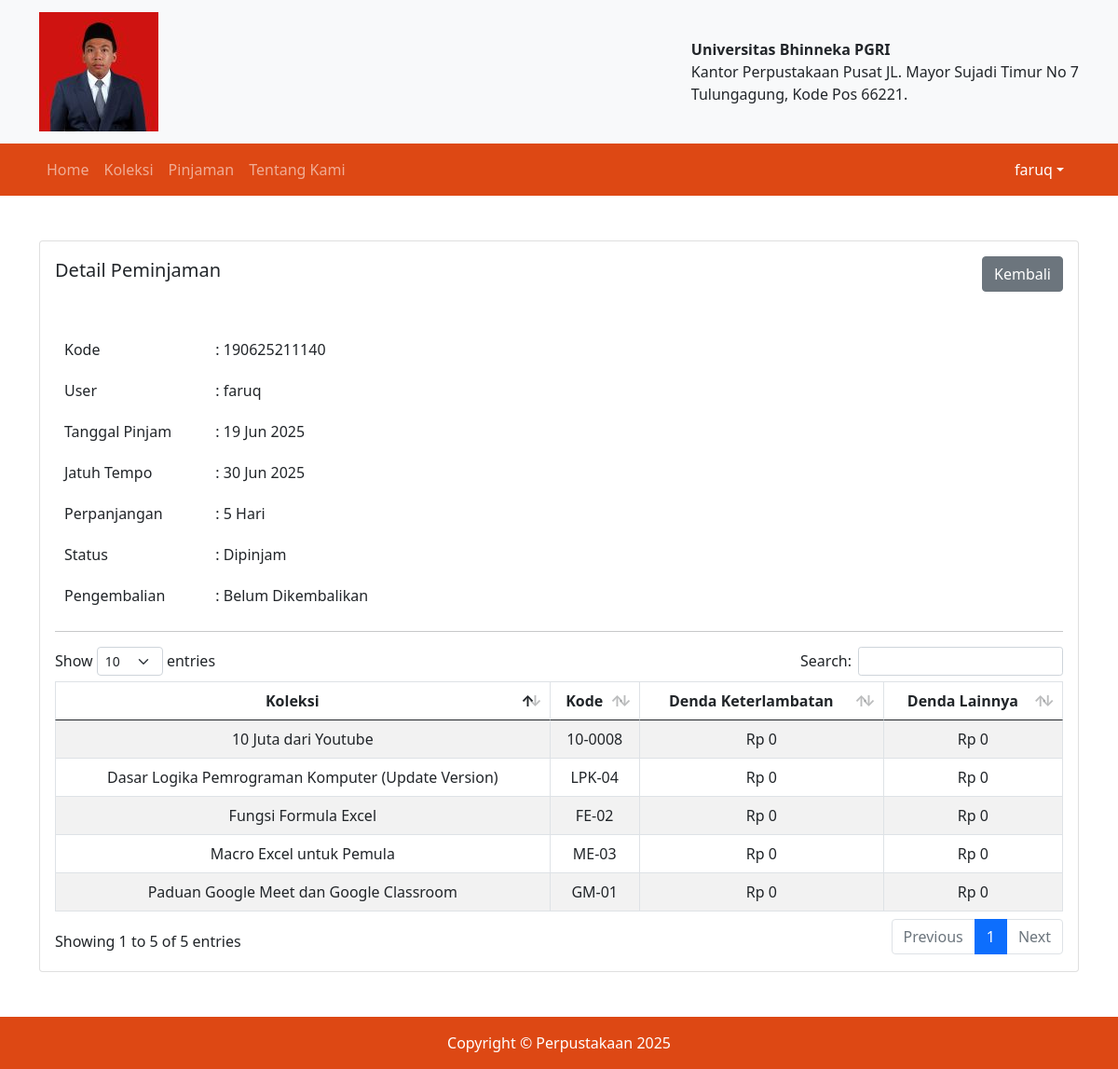
Screenshot of /detail_pinjaman.php?id=41d8c514-ab24-47d7-9db8-32612e2736e1 (signed in) with the database file from the repository.
### tables this page shows
CREATE TABLE IF NOT EXISTS `peminjaman` (
  `id` char(36) NOT NULL,
  `user_id` char(36) NOT NULL,
  `kode` varchar(255) NOT NULL,
  `jatuh_tempo` date DEFAULT NULL,
  `tanggal_pinjam` date NOT NULL,
  `perpanjangan` int DEFAULT NULL,
  `tanggal_kembali` date DEFAULT NULL,
  `status` enum('pengajuan','ditolak','dipinjam','selesai') NOT NULL,
  PRIMARY KEY (`id`)
);

CREATE TABLE IF NOT EXISTS `user` (
  `id` char(36) NOT NULL,
  `jurusan_id` char(36) DEFAULT NULL,
  `role` enum('admin','dosen','mahasiswa') NOT NULL,
  `nama` varchar(255) NOT NULL,
  `email` varchar(255) NOT NULL,
  `telepon` varchar(255) DEFAULT NULL,
  `password` varchar(255) NOT NULL,
  `alamat` text,
  PRIMARY KEY (`id`)
);

CREATE TABLE IF NOT EXISTS `peminjaman_detail` (
  `id` char(36) NOT NULL,
  `peminjaman_id` char(36) NOT NULL,
  `koleksi_stok_kode` varchar(255) NOT NULL,
  `denda_terlambat` double NOT NULL DEFAULT '0',
  `denda_lainnya` double NOT NULL DEFAULT '0',
  `status` enum('tolak','pinjam','hilang','rusak','lengkap') NOT NULL,
  PRIMARY KEY (`id`)
);

CREATE TABLE IF NOT EXISTS `koleksi` (
  `id` char(36) NOT NULL,
  `penerbit_id` char(36) NOT NULL,
  `cover` varchar(255) DEFAULT NULL,
  `judul` text NOT NULL,
  `isbn` varchar(255) DEFAULT NULL,
  `jenis_id` char(36) NOT NULL,
  `pengarang` text NOT NULL,
  `stok` int NOT NULL DEFAULT '0',
  `nomor_rak` varchar(255) NOT NULL,
  `total_halaman` int NOT NULL,
  `tahun_terbit` year NOT NULL,
  `keterangan` text,
  `tanggal_entri` timestamp NOT NULL DEFAULT CURRENT_TIMESTAMP,
  PRIMARY KEY (`id`)
);

CREATE TABLE IF NOT EXISTS `koleksi_stok` (
  `id` varchar(36) NOT NULL,
  `koleksi_id` varchar(36) NOT NULL,
  `kode` varchar(255) NOT NULL,
  PRIMARY KEY (`id`)
);

### detail_pinjaman.php (the view, shortened to what this page needs)
<?php
require 'header.php';
$id         = $_GET['id'];
$peminjaman = mysqli_fetch_assoc(mysqli_query($conn, "SELECT peminjaman.*, user.nama FROM peminjaman JOIN user ON user.id = peminjaman.user_id WHERE peminjaman.id = '$id'"));
$peminjaman_detail = mysqli_query($conn, "SELECT peminjaman_detail.id, peminjaman_detail.denda_terlambat, peminjaman_detail.denda_lainnya, koleksi.judul, koleksi_stok.kode
FROM peminjaman_detail
JOIN koleksi_stok ON koleksi_stok.kode = peminjaman_detail.koleksi_stok_kode
JOIN koleksi ON koleksi.id = koleksi_stok.koleksi_id
JOIN penerbit ON penerbit.id = koleksi.penerbit_id
WHERE peminjaman_detail.peminjaman_id = '$id'");
?>
<div class="container">
  <div class="mt-5 mb-5">
    <div class="card">
      <div class="card-body">
        <div class="card-title">
          <div class="mb-5">
            <span style="font-size:20px;">Detail Peminjaman</span>
            <span class="float-end">
              <a href="pinjaman.php" class="btn btn-secondary">Kembali</a>
            </span>
          </div>
        </div>
        <table cellspacing="0" cellpadding="10" width="100%">
          <tbody>
            <tr>
              <td class="align-middle" width="15%">Kode</td>
              <td>: <?= $peminjaman['kode']; ?></td>
            </tr>
            <tr>
              <td class="align-middle" width="15%">User</td>
              <td>: <?= $peminjaman['nama']; ?></td>
            </tr>
            <tr>
              <td class="align-middle" width="15%">Tanggal Pinjam</td>
              <td>: <?= date('d M Y', strtotime($peminjaman['tanggal_pinjam'])); ?></td>
            </tr>
            <tr>
              <td class="align-middle" width="15%">Jatuh Tempo</td>
              <td>:
                <?= $peminjaman['jatuh_tempo'] ? date('d M Y', strtotime($peminjaman['jatuh_tempo'])) : '-'; ?>
              </td>
            </tr>
            <?php if($peminjaman['perpanjangan']) { ?>
              <tr>
                <td class="align-middle" width="15%">Perpanjangan</td>
                <td>:
                  <?= $peminjaman['perpanjangan'] ? $peminjaman['perpanjangan'] . ' Hari' : 'Belum Perpanjangan'; ?>
                </td>
              </tr>
            <?php } ?>
            <tr>
              <td class="align-middle" width="15%">Status</td>
              <td>: <?= ucwords($peminjaman['status']); ?></td>
            </tr>
            <tr>
              <td class="align-middle" width="15%">Pengembalian</td>
              <td>:
                <?php if($peminjaman['status'] == 'ditolak' || $peminjaman['status'] == 'pengajuan') { ?>
                  -
                <?php } else if($peminjaman['status'] == 'selesai') { ?>
                  Telah Dikembalikan
                <?php } else { ?>
                  Belum Dikembalikan
                <?php } ?>
              </td>
            </tr>
          </tbody>
        </table>
        <div class="clearfix"><hr></div>
        <table class="table table-bordered table-striped">
          <thead>
            <tr class="text-center">
              <th>Koleksi</th>
              <th>Kode</th>
              <th>Denda Keterlambatan</th>
              <th>Denda Lainnya</th>
            </tr>
          </thead>
          <tbody>
            <?php while($row = mysqli_fetch_assoc($peminjaman_detail)) { ?>
              <tr class="text-center">
                <td class="align-middle">
                  <?= $row['judul']; ?>
                </td>
                <td class="align-middle">
                  <?= $row['kode']; ?>
                </td>
                <td class="align-middle">
                  Rp <?= number_format($row['denda_terlambat'], 0, ',', '.'); ?>
                </td>
                <td class="align-middle">
                  Rp <?= number_format($row['denda_lainnya'], 0, ',', '.'); ?>
                </td>
              </tr>
            <?php } ?>
          </tbody>
        </table>
      </div>
    </div>
  </div>
</div>
<?php require 'footer.php'; ?>

### rows the page displays
peminjaman: kode "190625211140", user.nama "faruq", tanggal_pinjam "19 Jun 2025", jatuh_tempo "30 Jun 2025", perpanjangan "5", status "Dipinjam"
peminjaman_detail: koleksi.judul "Fungsi Formula Excel", koleksi_stok.kode "FE-02", denda_terlambat "0", denda_lainnya "0"
peminjaman_detail: koleksi.judul "Macro Excel untuk Pemula", koleksi_stok.kode "ME-03", denda_terlambat "0", denda_lainnya "0"
peminjaman_detail: koleksi.judul "Dasar Logika Pemrograman Komputer (Update Version)", koleksi_stok.kode "LPK-04", denda_terlambat "0", denda_lainnya "0"
peminjaman_detail: koleksi.judul "10 Juta dari Youtube", koleksi_stok.kode "10-0008", denda_terlambat "0", denda_lainnya "0"
peminjaman_detail: koleksi.judul "Paduan Google Meet dan Google Classroom", koleksi_stok.kode "GM-01", denda_terlambat "0", denda_lainnya "0"

### other values shown
$_SESSION['fo_nama'] "faruq"
